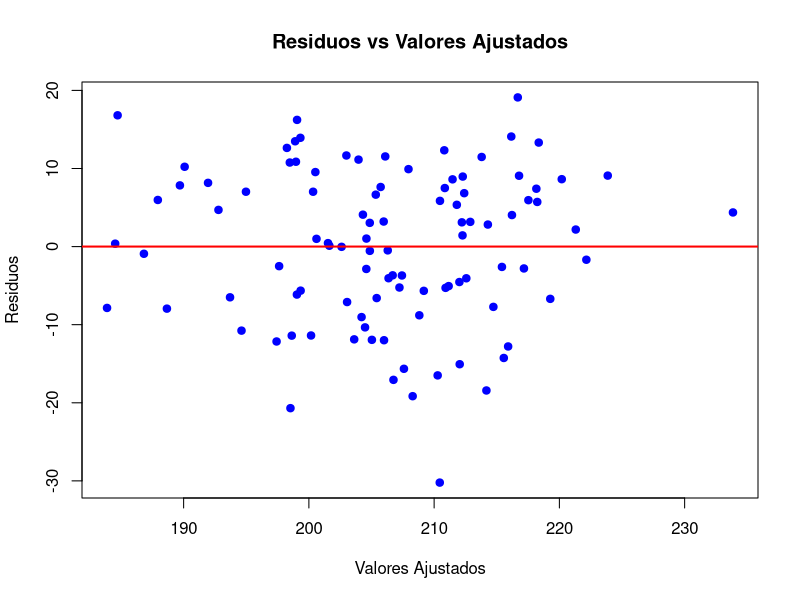
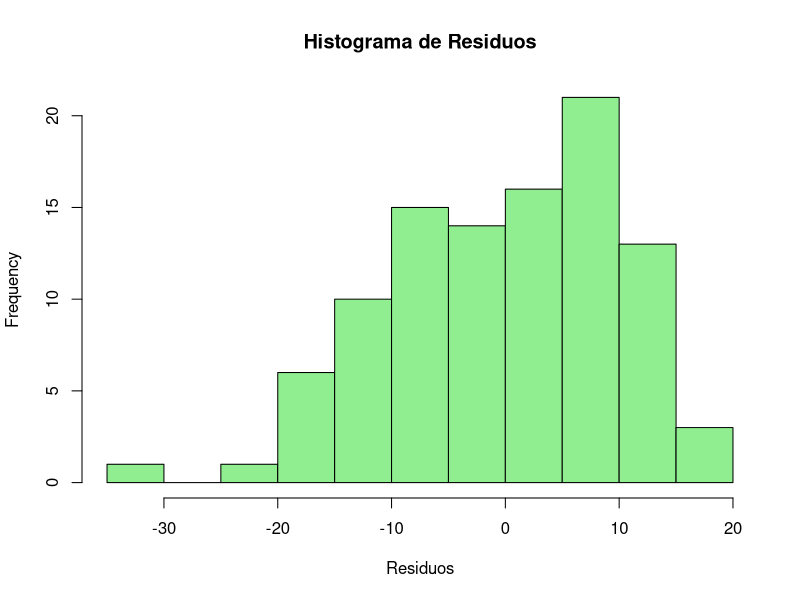
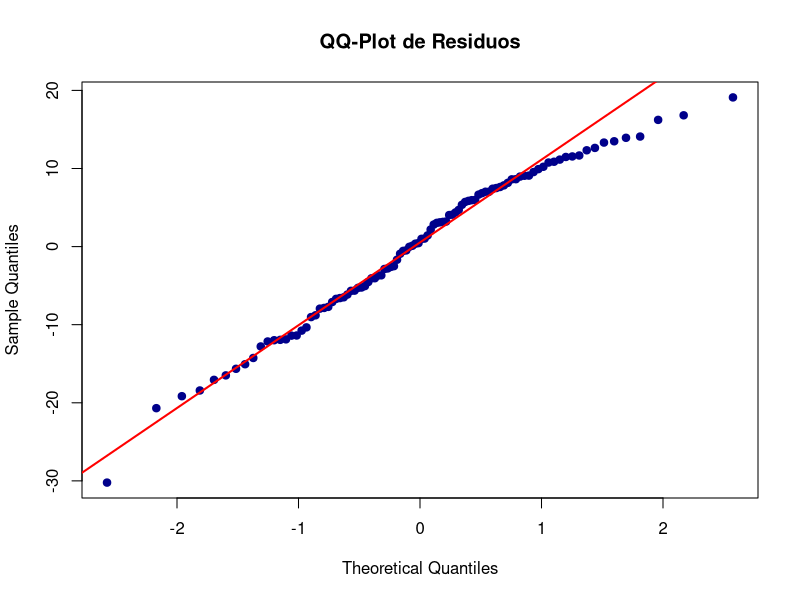
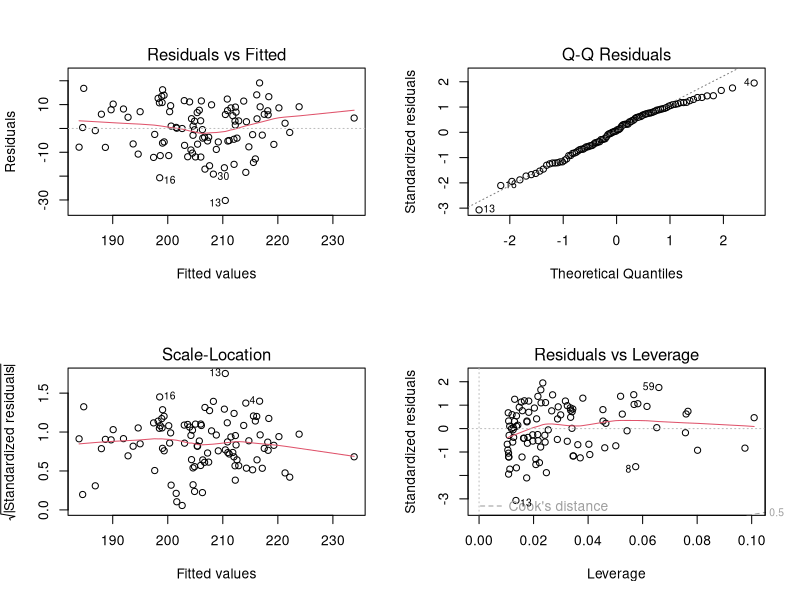

These figures' R source, in order:
# Leer los datos (ajustando la ruta relativa)
Datos_ProyectoP7 <- read.delim("./Datos_ProyectoP7.txt", header = TRUE)  # nolint

y  <- Datos_ProyectoP7$y
x1 <- Datos_ProyectoP7$x1
x2 <- Datos_ProyectoP7$x2
x3 <- Datos_ProyectoP7$x3
x4 <- Datos_ProyectoP7$x4
x5 <- Datos_ProyectoP7$x5
x7 <- Datos_ProyectoP7$x7
x8 <- Datos_ProyectoP7$x8

# Modelos de regresión simple
modelo_yx3 <- lm(y ~ x3)
summary(modelo_yx3)
modelo_yx5 <- lm(y ~ x5)
summary(modelo_yx5)
modelo_yx7 <- lm(y ~ x7)
summary(modelo_yx7)
modelo_yx8 <- lm(y ~ x8)
summary(modelo_yx8)

# Modelo lineal múltiple
modelo1 <- lm(y ~ x3 + x5 + x7 + x8)
summary(modelo1)

# Eliminación de variables
modelo2 <- lm(y ~ x5 + x7 + x8)
summary(modelo2)
modelo3 <- lm(y ~ x5 + x7)
summary(modelo3)  # Modelo aceptado

# Modelo final y análisis de errores
modelo_final <- modelo3
residuos  <- resid(modelo_final)
ajustados <- fitted(modelo_final)

# Usar el directorio actual para guardar gráficos
img_dir <- "./imagenes"

# Gráfico de residuos vs valores ajustados
png(filename = file.path(img_dir, "5-6_residuos_vs_valores_ajustados.png"), width = 800, height = 600)
plot(ajustados, residuos, main = "Residuos vs Valores Ajustados", 
     xlab = "Valores Ajustados", ylab = "Residuos", pch = 19, col = "blue")
abline(h = 0, col = "red", lwd = 2)
dev.off()

# Histograma de residuos
png(filename = file.path(img_dir, "5-6_histograma_residuos.png"), width = 800, height = 600)
hist(residuos, main = "Histograma de Residuos", xlab = "Residuos", 
     col = "lightgreen", border = "black")
dev.off()

# QQ-plot de residuos
png(filename = file.path(img_dir, "5-6_qqplot_residuos.png"), width = 800, height = 600)
qqnorm(residuos, main = "QQ-Plot de Residuos", pch = 19, col = "darkblue")
qqline(residuos, col = "red", lwd = 2)
dev.off()

# Guardar los 4 gráficos de diagnóstico del modelo final
png(filename = file.path(img_dir, "5-6_diagnosticos_modelo_final.png"), width = 800, height = 800)
par(mfrow = c(2, 2))
plot(modelo_final)
dev.off()
print(summary(modelo_final))